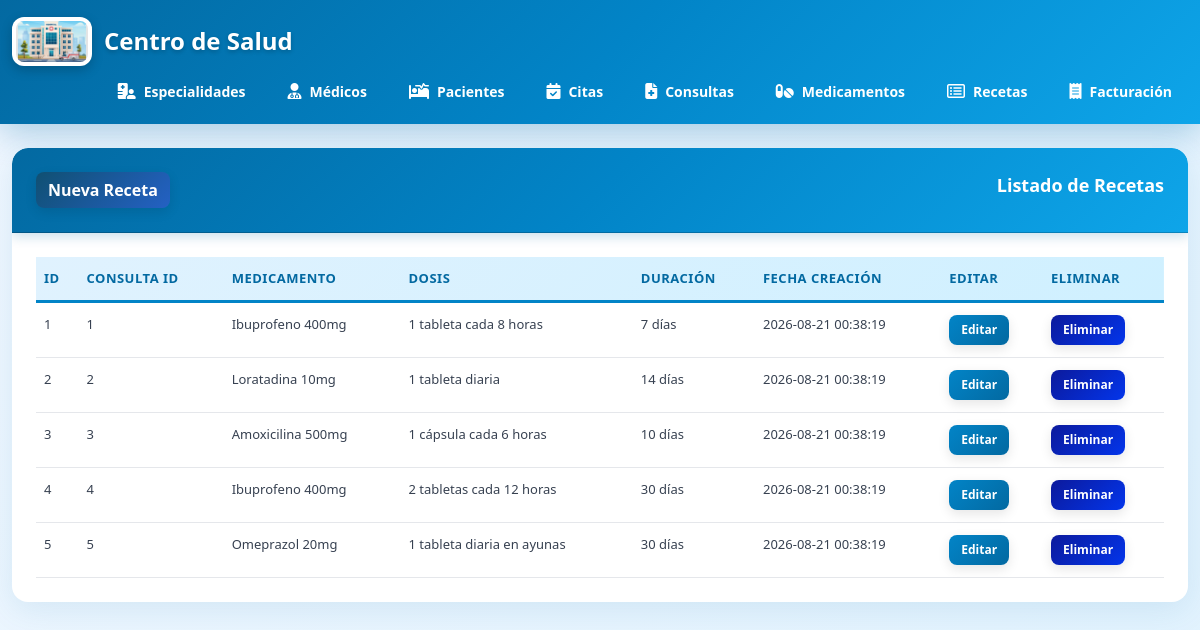
The app's page /recetas/index.php with its own data.
### tables this page shows
CREATE TABLE recetas (
  id_receta int auto_increment primary key,
  id_consulta int not null,
  id_medicamento int not null,
  dosis varchar(100),
  duracion varchar(50),
  indicaciones text,
  fecha_creacion datetime default current_timestamp,
  foreign key (id_consulta) references consultas(id_consulta) on delete cascade,
  foreign key (id_medicamento) references medicamentos(id_medicamento) on delete restrict
);

CREATE TABLE consultas (
  id_consulta int auto_increment primary key,
  id_paciente int not null,
  id_medico int not null,
  fecha_hora datetime default current_timestamp,
  sintomas text,
  diagnostico text,
  notas_medico text,
  estado varchar(20) default 'completada',
  fecha_creacion datetime default current_timestamp,
  foreign key (id_paciente) references pacientes(id_paciente) on delete cascade,
  foreign key (id_medico) references medicos(id_medico) on delete restrict
);

CREATE TABLE medicamentos (
  id_medicamento int auto_increment primary key,
  nombre varchar(150) not null,
  principio_activo varchar(150),
  precio decimal(10,2),
  stock int default 0,
  fecha_vencimiento date,
  descripcion text,
  fecha_actualizacion datetime default current_timestamp on update current_timestamp
);

### recetas/index.php (the view, shortened to what this page needs)
<?php
require_once '../config/database.php';
require_once '../includes/header.php';
$stmt = $pdo->query("SELECT r.id_receta, r.dosis, r.duracion, r.fecha_creacion, m.nombre as medicamento, c.id_consulta
                     FROM recetas r
                     JOIN medicamentos m ON r.id_medicamento = m.id_medicamento
                     JOIN consultas c ON r.id_consulta = c.id_consulta
                     ORDER BY r.fecha_creacion DESC");
$recetas = $stmt->fetchAll(PDO::FETCH_ASSOC);
?>
<div class="card">
    <div class="card-header">
        <div class="row">
            <div class="col-md-6">
                <a href="create.php" class="btn btn-primary">Nueva Receta</a>
            </div>
            <div class="col-md-6">
                <div class="float-end">Listado de Recetas</div>
            </div>
        </div>
    </div>
    <div class="card-body">
        <div class="table-responsive">
            <table class="table">
                <thead>
                    <tr>
                        <th>ID</th>
                        <th>Consulta ID</th>
                        <th>Medicamento</th>
                        <th>Dosis</th>
                        <th>Duración</th>
                        <th>Fecha Creación</th>
                        <th>Editar</th>
                        <th>Eliminar</th>
                    </tr>
                </thead>
                <tbody>
                    <?php foreach ($recetas as $receta): ?>
                    <tr>
                        <td><?= $receta['id_receta'] ?></td>
                        <td><?= $receta['id_consulta'] ?></td>
                        <td><?= $receta['medicamento'] ?></td>
                        <td><?= $receta['dosis'] ?></td>
                        <td><?= $receta['duracion'] ?></td>
                        <td><?= $receta['fecha_creacion'] ?></td>
                        <td>
                            <a href="edit.php?id=<?= $receta['id_receta'] ?>" class="btn btn-warning btn-sm">Editar</a>
                        </td>
                        <td>
                            <a href="delete.php?id=<?= $receta['id_receta'] ?>" class="btn btn-danger btn-sm">Eliminar</a>
                        </td>
                    </tr>
                    <?php endforeach; ?>
                </tbody>
            </table>
        </div>
    </div>
</div>
<?php require_once '../includes/footer.php'; ?>

### public/css/style.css (style rules this page uses)
* { margin: 0; padding: 0; box-sizing: border-box; }
body { background: linear-gradient(135deg, #f0f7ff 0%, #e0f2fe 100%); font-family: 'Segoe UI', Tahoma, Geneva, Verdana, sans-serif; min-height: 100vh; }
.card { border: none !important; border-radius: 16px; box-shadow: 0 8px 32px rgba(3, 105, 161, 0.1); margin-bottom: 30px; overflow: hidden; background: white; }
.card-header { background: linear-gradient(135deg, #0369A1 0%, #0284C7 50%, #0EA5E9 100%) !important; color: white !important; border-radius: 16px 16px 0 0 !important; padding: 24px !important; font-weight: 600; font-size: 18px; box-shadow: 0 4px 12px rgba(3, 105, 161, 0.2); }
.card-body { padding: 24px; }
.btn { border-radius: 8px; font-weight: 600; transition: all 0.3s ease; box-shadow: 0 4px 12px rgba(0, 0, 0, 0.1); }
.btn-primary { background: linear-gradient(135deg, #105072 0%, #2461c4 100%) !important; border: none !important; color: white !important; }
.btn-warning { background: linear-gradient(135deg, #0284C7 0%, #0369A1 100%) !important; border: none !important; color: white !important; }
.btn-danger { background: linear-gradient(135deg, #0c1a9c 0%, #0335eb 100%) !important; border: none !important; color: white !important; }
.btn-sm { padding: 6px 12px; font-size: 12px; }
.table { background-color: white; margin-bottom: 0; }
.table thead { background: linear-gradient(135deg, #E0F2FE 0%, #CFF0FF 100%); }
.table th { font-weight: 700; color: #0369A1; border-bottom: 3px solid #0284C7; padding: 16px; text-transform: uppercase; font-size: 12px; letter-spacing: 0.5px; }
.table td { padding: 16px; border-bottom: 1px solid #e5e7eb; color: #374151; }
.table tbody tr { transition: all 0.3s ease; }
.row { display: flex; gap: 20px; }
.col-md-6 { flex: 1; }
.float-end { float: right; }
.table-responsive { width: 100%; }
.table { width: 100%; white-space: normal; }
.table th, .table td { font-size: 13px; padding: 12px 8px; }

### records on screen
recetas: id_receta "1", id_consulta.id_consulta "1", id_medicamento.nombre "Ibuprofeno 400mg", dosis "1 tableta cada 8 horas", duracion "7 días", fecha_creacion "2026-08-21 00:38:19"
recetas: id_receta "2", id_consulta.id_consulta "2", id_medicamento.nombre "Loratadina 10mg", dosis "1 tableta diaria", duracion "14 días", fecha_creacion "2026-08-21 00:38:19"
recetas: id_receta "3", id_consulta.id_consulta "3", id_medicamento.nombre "Amoxicilina 500mg", dosis "1 cápsula cada 6 horas", duracion "10 días", fecha_creacion "2026-08-21 00:38:19"
recetas: id_receta "4", id_consulta.id_consulta "4", id_medicamento.nombre "Ibuprofeno 400mg", dosis "2 tabletas cada 12 horas", duracion "30 días", fecha_creacion "2026-08-21 00:38:19"
recetas: id_receta "5", id_consulta.id_consulta "5", id_medicamento.nombre "Omeprazol 20mg", dosis "1 tableta diaria en ayunas", duracion "30 días", fecha_creacion "2026-08-21 00:38:19"
